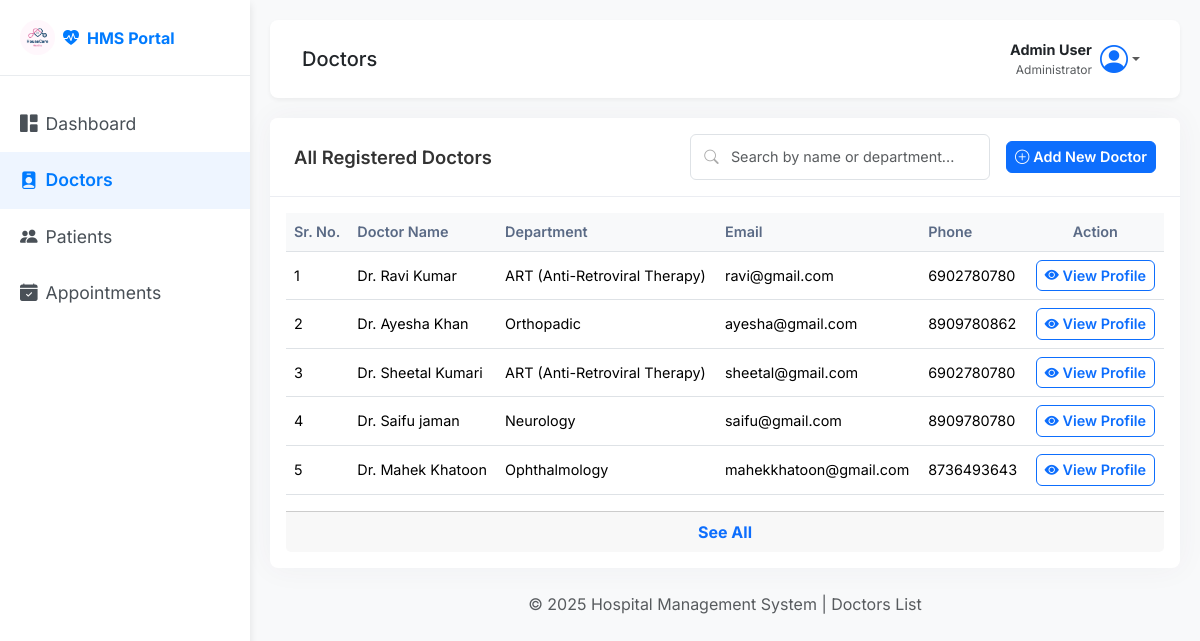
Page /admin/doctors (signed in) on the committed database.
### back_app/models.py (models this page shows)
class Doctor(db.Model):
    __tablename__ = 'doctor'
    id = db.Column(db.Integer, primary_key=True)
    user_id = db.Column(db.Integer, db.ForeignKey('user.id'), nullable=False, unique=True)
    department_id = db.Column(db.Integer, db.ForeignKey('department.id'), nullable=False)
    qualification = db.Column(db.String(150), nullable=False)
    specialization = db.Column(db.String(100), nullable=False)
    experience_years = db.Column(db.Integer, nullable=False)
    bio = db.Column(db.Text, nullable=True)
    is_active = db.Column(db.Boolean, default=True)
    appointments = db.relationship('Appointment', backref='doctor')
    availabilities = db.relationship('DoctorAvailability', backref='doctor', cascade="all, delete-orphan")

class User(db.Model, UserMixin):
    __tablename__ = 'user'
    id = db.Column(db.Integer, primary_key=True)
    full_name = db.Column(db.String(150), nullable=False)
    email = db.Column(db.String(150), unique=True, nullable=False)
    password = db.Column(db.String(150), nullable=False)
    phone_number = db.Column(db.String(15), nullable=False)
    age = db.Column(db.Integer(),  nullable=False)
    gender = db.Column(db.String(10) , nullable=False)
    role = db.Column(db.String(50), nullable=False ,default='Patient')  # 'admin', 'doctor', 'patient'
    profile_picture = db.Column(db.String(250), nullable=True, default='default.png')
    created_at = db.Column(db.DateTime, default=datetime.utcnow)
    doctor = db.relationship('Doctor', backref='user', uselist=False, cascade="all, delete-orphan")
    patient = db.relationship('Patient', backref='user', uselist=False, cascade="all, delete-orphan")

class Department(db.Model):
    __tablename__ = 'department'
    id = db.Column(db.Integer, primary_key=True)
    name = db.Column(db.String(100), unique=True, nullable=False)
    description = db.Column(db.Text, nullable=True)
    doctors = db.relationship('Doctor', backref='department')

### back_app/routes.py (the view)
@main.route('/admin/doctors',methods=['GET'])
@login_required
def all_doctors():
    if current_user.role.lower() != 'admin':
        flash("you are nod admin access denied , DANGER!")
        return redirect(url_for('main.home'))
    all_doctor = Doctor.query.all()
    return render_template('/admin/all_doctors.html' , doctors = all_doctor)

### app.py (called while the page is built)
def create_app():
    app = Flask(__name__)
    database_url = os.environ.get('DATABASE_URL', 'sqlite:///hospital_management.db')
    if database_url.startswith("postgres://"):
        database_url = database_url.replace("postgres://", "postgresql://", 1)
    app.config['SQLALCHEMY_DATABASE_URI'] = database_url
    app.config['SECRET_KEY'] = os.environ.get('SECRET_KEY', 'your_secret_key')
    app.config['SQLALCHEMY_TRACK_MODIFICATIONS'] = False
    login_manager = LoginManager()
    login_manager.init_app(app)
    login_manager.login_view = 'login'
    @login_manager.user_loader
    def load_user(user_id):
        return User.query.get(int(user_id))
    db.init_app(app)
    with app.app_context():
        from back_app.routes import main
        app.register_blueprint(main)
        db.create_all()
    return app

### templates/admin/all_doctors.html (shortened to what this page needs)
<!DOCTYPE html>
<html lang="en">
<head>
    <link href="https://cdn.jsdelivr.net/npm/bootstrap@5.3.3/dist/css/bootstrap.min.css" rel="stylesheet">
    <link href="https://cdn.jsdelivr.net/npm/bootstrap-icons@1.11.1/font/bootstrap-icons.css" rel="stylesheet">
    <link rel="stylesheet" href="../../static/css/admin/all_users.css" />
    <link rel="stylesheet" href="../../static/css/style.css" />
</head>
<body>
    <div class="wrapper">
        <nav id="sidebar">
            <div class="sidebar-header d-flex align-items-center">
                <a class="navbar-brand fw-bold d-flex align-items-center" href="#">
                    <img src="../../static/img/mad1.png" alt="HMS Logo" style="height: 35px;" class="me-2 rounded-circle">
                    <i class="bi bi-heart-pulse-fill me-2"></i>HMS Portal
                </a>
            </div>
            <ul class="list-unstyled components">
                <li><a href="{{url_for('main.admin_dashboard')}}"><i class="bi bi-grid-1x2-fill me-2"></i>Dashboard</a></li>
                <li class="active"><a href="{{url_for('main.all_doctors')}}"><i class="bi bi-person-badge-fill me-2"></i>Doctors</a></li>
                <li><a href="{{url_for('main.all_patients')}}"><i class="bi bi-people-fill me-2"></i>Patients</a></li>
                <li><a href="{{url_for('main.all_appointments')}}"><i class="bi bi-calendar-check-fill me-2"></i>Appointments</a></li>
            </ul>
        </nav>
        <div id="content">
            <nav class="navbar navbar-expand-lg navbar-light top-navbar">
                <div class="container-fluid">
                    <h5 class="navbar-title mb-0">Doctors</h5>
                    <ul class="navbar-nav ms-auto">
                        <li class="nav-item dropdown">
                            <a class="nav-link dropdown-toggle d-flex align-items-center" href="#" role="button" data-bs-toggle="dropdown">
                                <div class="text-end me-2 d-none d-md-block">
                                    <div class="fw-bold text-dark" style="font-size: 0.9rem;">Admin User</div>
                                    <div class="text-muted" style="font-size: 0.75rem;">Administrator</div>
                                </div>
                                <i class="bi bi-person-circle fs-3 text-primary"></i>
                            </a>
                        </li>
                    </ul>
                </div>
            </nav>
            <div class="main-content">
                <div class="container-fluid p-0">
                    <div class="card content-panel">
                        <div class="card-header panel-header">
                            <div class="d-flex justify-content-between align-items-center">
                                <h5 class="mb-0">All Registered Doctors</h5>
                                <div class="d-flex align-items-center gap-3">
                                    <div class="header-search">
                                        <i class="bi bi-search"></i>
                                        <input type="text" class="form-control" id="HMSSearchInput" placeholder="Search by name or department...">
                                    </div>
                                    <a href="{{ url_for('main.add_doctor') }}" class="btn btn-primary btn-sm add-btn">
                                        <i class="bi bi-plus-circle me-1"></i>Add New Doctor
                                    </a>
                                </div>
                            </div>
                        </div>
                        <div class="card-body">
                            <div class="table-responsive">
                                <table class="table table-hover align-middle">
                                    <thead class="table-light">
                                        <tr>
                                            <th scope="col">Sr. No.</th>
                                            <th scope="col">Doctor Name</th>
                                            <th scope="col">Department</th>
                                            <th scope="col">Email</th>
                                            <th scope="col">Phone</th>
                                            <th scope="col" class="text-center">Action</th>
                                        </tr>
                                    </thead>
                                    <tbody id="HMSTable">
                                    {% for doctor in doctors %}
                                        <tr class="{% if loop.index > 8 %}table-row-hidden{% endif %}">
                                            <td>{{loop.index}} </td>
                                            <td>Dr. {{doctor.user.full_name}} </td>
                                            <td>{{doctor.department.name}} </td>
                                            <td>{{doctor.user.email}} </td>
                                            <td>{{doctor.user.phone_number}}</td>
                                            <td class="actions-cell text-center">
                                                <a href="{{ url_for('main.view_doctor', doctor_id=doctor.id) }}" class="btn btn-sm btn-outline-primary">
                                                    <i class="bi bi-eye-fill"></i> View Profile
                                                </a>
                                            </td>
                                        </tr>
                                    {% endfor %}
                                    </tbody>
                                </table>
                            </div>
                            <div class="card-footer text-center">
                            <a href="#" class="text-primary fw-bold text-decoration-none see-more-btn" data-target="HMSTable">See All</a>
                        </div>
                        </div>
                    </div>
                </div>
                <div class="footer mt-4 text-center text-muted">
                    © 2025 Hospital Management System | Doctors List
                </div>
            </div>
        </div>
    </div>
</body>
</html>

### static/css/admin/all_users.css (style rules this page uses)
.card.content-panel { border-radius: 8px; border: none; box-shadow: 0 0 30px 0 rgba(82, 63, 105, 0.05); background-color: #ffffff; }
.card-header.panel-header { background-color: #ffffff; border-bottom: 1px solid #ebedf2; padding: 1rem 1.5rem; border-top-left-radius: 8px; border-top-right-radius: 8px; }
.panel-header h5 { font-weight: 600; font-size: 1.15rem; color: #333; }
.header-search { position: relative; width: 300px; }
.header-search .form-control { padding-left: 2.5rem; font-size: 0.9rem; padding-top: 0.7rem; padding-bottom: 0.7rem; }
.header-search .bi-search { position: absolute; top: 50%; left: 0.9rem; transform: translateY(-50%); color: #aaa; font-size: 0.9rem; }
.table { font-size: 0.9rem; }
.table thead th { font-weight: 600; color: #5a6a85; background-color: #f8f9fa; border-bottom: 1px solid #dee2e6; }
.actions-cell { white-space: nowrap; }
.add-btn, .btn-outline-primary { font-weight: 600; border-radius: 6px; font-size: 0.9rem; }

### static/css/style.css (style rules this page uses)
body { font-family: 'Inter', sans-serif; background-color: #f8f9fa; }
.wrapper { display: flex; width: 100%; min-height: 100vh; }
#sidebar { width: 250px; position: fixed; top: 0; left: 0; height: 100vh; z-index: 999; background: #ffffff; color: #fff; transition: all 0.3s; box-shadow: 0 4px 8px rgba(0,0,0,0.1); }
#sidebar .sidebar-header { padding: 20px; background: #ffffff; border-bottom: 1px solid #e9ecef; }
#sidebar .sidebar-header a { font-weight: 700; color: #007bff !important; text-decoration: none; }
#sidebar ul.components { padding: 20px 0; }
#sidebar ul li a { padding: 15px 20px; font-size: 1.1em; display: block; color: #495057; text-decoration: none; transition: all 0.3s; }
#sidebar ul li.active>a, a[aria-expanded="true"] { color: #007bff; background: #eef5ff; font-weight: 600; }
#content { width: calc(100% - 250px); padding: 20px; min-height: 100vh; transition: all 0.3s; position: absolute; top: 0; right: 0; }
.top-navbar { background: #fff; border-radius: 8px; box-shadow: 0 2px 4px rgba(0,0,0,0.05); padding: 10px 20px; margin-bottom: 20px; }

### rows in the picture
Doctor: user.full_name "Ravi Kumar", department.name "ART (Anti-Retroviral Therapy)", user.email "ravi@gmail.com", user.phone_number "6902780780"
Doctor: user.full_name "Ayesha Khan", department.name "Orthopadic", user.email "ayesha@gmail.com", user.phone_number "8909780862"
Doctor: user.full_name "Sheetal Kumari", department.name "ART (Anti-Retroviral Therapy)", user.email "sheetal@gmail.com", user.phone_number "6902780780"
Doctor: user.full_name "Saifu jaman", department.name "Neurology", user.email "saifu@gmail.com", user.phone_number "8909780780"
Doctor: user.full_name "Mahek Khatoon", department.name "Ophthalmology", user.email "mahekkhatoon@gmail.com", user.phone_number "8736493643"
